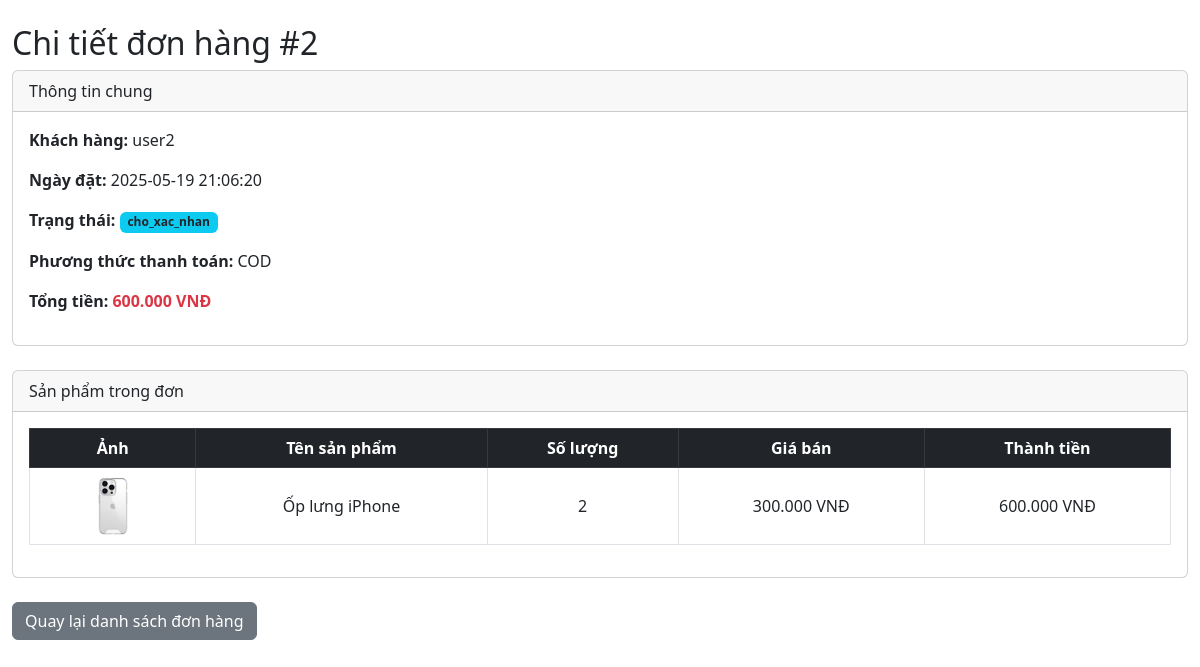
/admin/index.php?act=order-detail&id=2 (signed in), run on the app's committed database.
### tables this page shows
CREATE TABLE `donhang` (
  `MaDonHang` int(11) NOT NULL,
  `MaNguoiDung` int(11) NOT NULL,
  `NgayDatHang` datetime DEFAULT current_timestamp(),
  `TrangThai` enum('cho_xac_nhan','da_xac_nhan','dang_giao','da_giao','da_huy') NOT NULL DEFAULT 'cho_xac_nhan',
  `PhuongThucThanhToan` enum('COD') NOT NULL DEFAULT 'COD',
  `TongTien` decimal(15,2) NOT NULL
);

CREATE TABLE `nguoidung` (
  `MaNguoiDung` int(11) NOT NULL,
  `TenDangNhap` varchar(50) NOT NULL,
  `Email` varchar(100) NOT NULL,
  `MatKhau` varchar(255) NOT NULL,
  `VaiTro` enum('admin','khachhang') NOT NULL DEFAULT 'khachhang',
  `NgayTao` datetime DEFAULT current_timestamp()
);

CREATE TABLE `chitietdonhang` (
  `MaChiTiet` int(11) NOT NULL,
  `MaDonHang` int(11) NOT NULL,
  `MaSanPham` int(11) NOT NULL,
  `SoLuong` int(11) NOT NULL,
  `GiaBan` decimal(15,2) NOT NULL
);

CREATE TABLE `sanpham` (
  `MaSanPham` int(11) NOT NULL,
  `MaDanhMuc` int(11) NOT NULL,
  `TenSanPham` varchar(150) NOT NULL,
  `MoTa` text DEFAULT NULL,
  `Gia` decimal(15,2) NOT NULL,
  `SoLuongTon` int(11) NOT NULL DEFAULT 0,
  `AnhDaiDien` varchar(255) DEFAULT NULL,
  `NgayTao` datetime DEFAULT current_timestamp()
);

### admin/controllers/OrderController.php (called while the page is built, shortened)
<?php
class OrderController {
  private $pdo;
  public function __construct($pdo) {
    $this->pdo = $pdo;
  }
  public function detail() {
    $maDonHang = $_GET['id'] ?? 0;
    $stmt = $this->pdo->prepare("SELECT d.*, u.TenDangNhap FROM donhang d LEFT JOIN nguoidung u ON d.MaNguoiDung = u.MaNguoiDung WHERE d.MaDonHang = ?");
    $stmt->execute([$maDonHang]);
    $order = $stmt->fetch(PDO::FETCH_ASSOC);
    $stmt = $this->pdo->prepare("SELECT ct.*, sp.TenSanPham, sp.AnhDaiDien FROM chitietdonhang ct JOIN sanpham sp ON ct.MaSanPham = sp.MaSanPham WHERE ct.MaDonHang = ?");
    $stmt->execute([$maDonHang]);
    $orderDetails = $stmt->fetchAll(PDO::FETCH_ASSOC);
    require 'views/order-detail.php';
  }
}

### admin/index.php (called while the page is built, shortened)
<?php
$pdo = connectDB();
require_once 'controllers/OrderController.php';
match ($act) {
    'auth-register' => (new AuthController())->register(),
    'auth-login'    => (new AuthController())->login(),
    'auth-logout'   => (new AuthController())->logout(),
    'dashboard'     => (new DashboardController())->index(),
    'product-list'   => (new ProductController())->index(),
    'product-add'    => (new ProductController())->add(),
    'product-edit'   => (new ProductController())->edit(),
    'product-delete' => (new ProductController())->delete(),
    'category-list'   => (new CategoryController())->index(),
    'category-add'    => (new CategoryController())->add(),
    'category-edit'   => (new CategoryController())->edit(),
    'category-delete' => (new CategoryController())->delete(),
    'user-list'   => (new UserController())->index(),
    'user-add'    => (new UserController())->add(),
    'user-edit'   => (new UserController())->edit(),
    'user-delete' => (new UserController())->delete(),
    'order-list' => (new OrderController($pdo))->index(),
    'order-detail' => (new OrderController($pdo))->detail(),
    default => (new DashboardController())->index(),
};

### admin/views/order-detail.php (the view)
<link href="https://cdn.jsdelivr.net/npm/bootstrap@5.3.0/dist/css/bootstrap.min.css" rel="stylesheet">
<div class="container-fluid my-4">
    <h2>Chi tiết đơn hàng #<?php echo htmlspecialchars($order['MaDonHang']); ?></h2>
    <div class="card mb-4">
        <div class="card-header">
            Thông tin chung
        </div>
        <div class="card-body">
            <p><strong>Khách hàng:</strong> <?php echo htmlspecialchars($order['TenDangNhap'] ?? 'Khách vãng lai'); ?></p>
            <p><strong>Ngày đặt:</strong> <?php echo htmlspecialchars($order['NgayDatHang']); ?></p>
            <p><strong>Trạng thái:</strong> <span class="badge bg-info text-dark"><?php echo htmlspecialchars($order['TrangThai']); ?></span></p>
            <p><strong>Phương thức thanh toán:</strong> <?php echo htmlspecialchars($order['PhuongThucThanhToan']); ?></p>
            <p><strong>Tổng tiền:</strong> <span class="text-danger fw-bold"><?php echo number_format($order['TongTien'], 0, ',', '.'); ?> VNĐ</span></p>
        </div>
    </div>
    <div class="card mb-4">
        <div class="card-header">
            Sản phẩm trong đơn
        </div>
        <div class="card-body">
            <div class="table-responsive">
                <table class="table table-bordered table-hover align-middle text-center">
                    <thead class="table-dark">
                        <tr>
                            <th>Ảnh</th>
                            <th>Tên sản phẩm</th>
                            <th>Số lượng</th>
                            <th>Giá bán</th>
                            <th>Thành tiền</th>
                        </tr>
                    </thead>
                    <tbody>
                        <?php foreach ($orderDetails as $item): ?>
                        <tr>
                            <td><img src="../uploads/<?php echo htmlspecialchars($item['AnhDaiDien']); ?>" width="60" class="rounded"></td>
                            <td><?php echo htmlspecialchars($item['TenSanPham']); ?></td>
                            <td><?php echo $item['SoLuong']; ?></td>
                            <td><?php echo number_format($item['GiaBan'], 0, ',', '.'); ?> VNĐ</td>
                            <td><?php echo number_format($item['GiaBan'] * $item['SoLuong'], 0, ',', '.'); ?> VNĐ</td>
                        </tr>
                        <?php endforeach; ?>
                    </tbody>
                </table>
            </div>
        </div>
    </div>
    <a href="index.php?act=orders" class="btn btn-secondary">Quay lại danh sách đơn hàng</a>
</div>

### data on the page
donhang: MaDonHang "2", MaNguoiDung.TenDangNhap "user2", NgayDatHang "2025-05-19 21:06:20", TrangThai "cho_xac_nhan", PhuongThucThanhToan "COD", TongTien "600.000"
chitietdonhang: MaSanPham.AnhDaiDien (picture), MaSanPham.TenSanPham "Ốp lưng iPhone", SoLuong "2", GiaBan "300.000", $item['GiaBan'] * $item['SoLuong'] "600.000"
